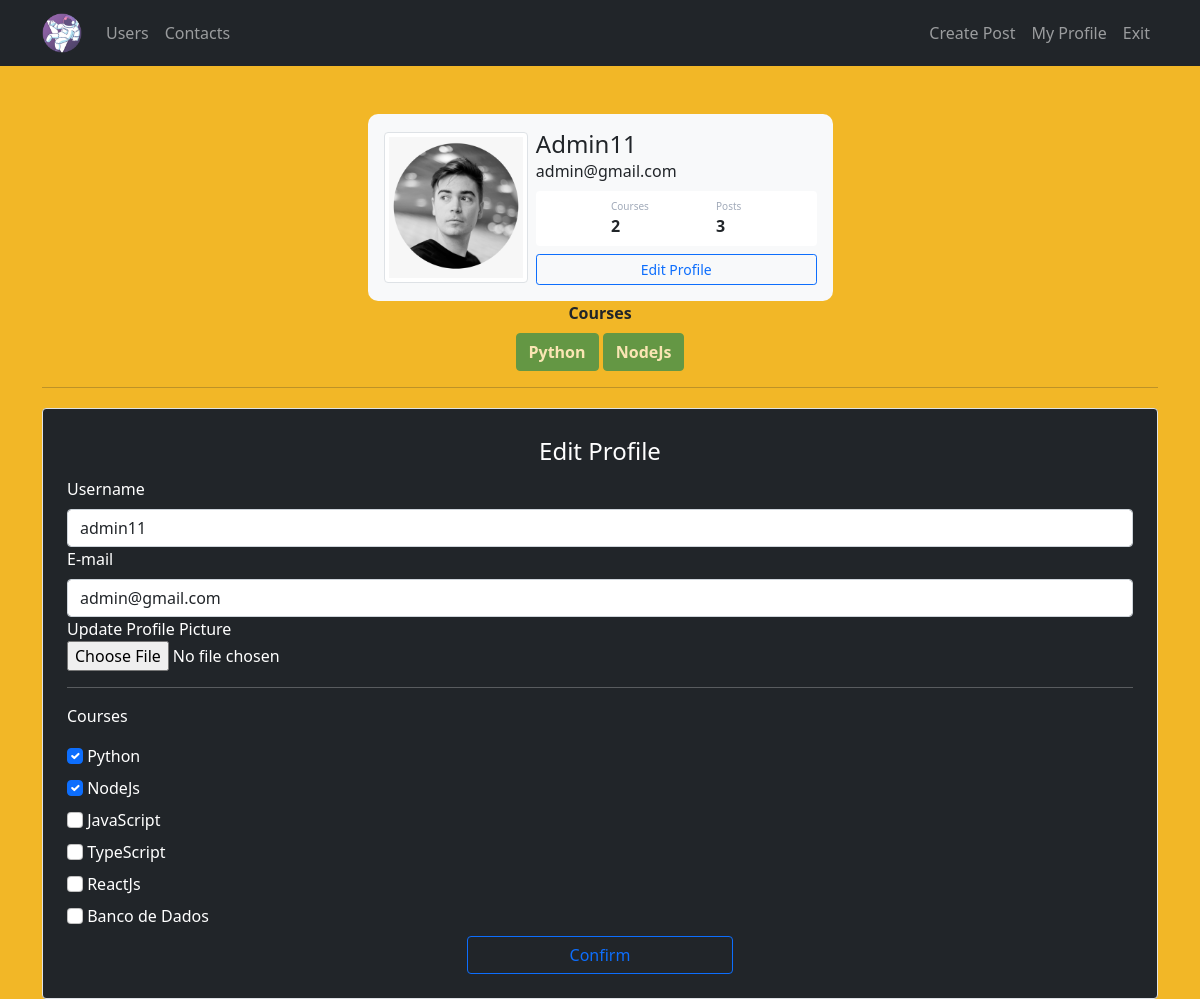
The app's page /profile/edit (signed in) with its own data.
### site_web/models.py (models this page shows)
class User(database.Model, UserMixin):
    id = database.Column(database.Integer, primary_key=True)
    username = database.Column(database.String, nullable=False)
    email = database.Column(database.String, nullable=False, unique=True)
    password = database.Column(database.String, nullable=False)
    profile_picture = database.Column(database.String, default='default.jpg')
    courses = database.Column(database.String, nullable=False, default='Not Informed')
    posts = database.relationship('Post', backref='author', lazy=True)
    def count_post(self):
        return len(self.posts)

### site_web/routes.py (the view)
@app.route("/profile/edit", methods=['GET', 'POST'])
@login_required
def edit_profile():
    form = FormEditProfile()
    if form.validate_on_submit():
        current_user.email = form.email.data
        current_user.username = form.username.data
        if form.profile_picture.data:
            name_image = save_image(form.profile_picture.data)
            current_user.profile_picture = name_image
        current_user.courses = update_courses(form)
        database.session.commit()
        flash("Profile Successfully Updated", "alert-success")
        return redirect(url_for('profile'))
    elif request.method == 'GET': # Mostra as informações já no campo
        form.email.data = current_user.email
        form.username.data = current_user.username
        for field in form:
            if 'course_' in field.name:
                if field.label.text in current_user.courses:
                    field.data = True
    profile_picture = url_for('static', filename=f'media/{current_user.profile_picture}')
    return render_template("edit_profile.html", profile_picture=profile_picture, form=form)

### site_web/forms.py (shortened to what this page needs)
class FormEditProfile(FlaskForm):
    username = StringField("Username", validators=[DataRequired()])
    email = StringField("E-mail", validators=[DataRequired(), Email()])
    profile_picture = FileField("Update Profile Picture", validators=[FileAllowed(['jpg', 'png'])])
    course_python = BooleanField("Python")
    course_nodejs = BooleanField("NodeJs")
    course_js = BooleanField("JavaScript")
    course_ts = BooleanField("TypeScript")
    course_reactjs = BooleanField("ReactJs")
    course_banco = BooleanField("Banco de Dados")
    button_EditProfile = SubmitField("Confirm")

### site_web/models.py (called while the page is built)
@login_manager.user_loader
def load_user(id_user):
    return User.query.get(int(id_user))

### site_web/templates/edit_profile.html (shortened to what this page needs)
{% extends 'profile.html' %}
{% block edit_profile %}
<div class="container">
    <hr>
    <div class="row">
        <div class="col">
            <form action="#" method="POST" class="border p-4 mt-1 bg-dark text-white rounded" enctype="multipart/form-data">
                <legend class="text-center">Edit Profile</legend>
                <fieldset>
                    <div class="form-group">
                        {{ form.username.label(class="form-label") }}
                            {% if form.username.errors %}
                                {{ form.username(class="form-control is-invalid", placeholder="name@example.com" ) }}
                                <div class="invalid-feedback">
                                    {% for erro in form.username.errors %}
                                        {{ erro }}
                                    {% endfor %}
                                </div>
                            {% else %}
                                {{ form.username(class="form-control", placeholder="name@example.com" ) }}
                            {% endif %}
                    </div>
                    <div class="form-group">
                        {{ form.email.label(class="form-label") }}
                            {% if form.email.errors %}
                                {{ form.email(class="form-control is-invalid", placeholder="name@example.com" ) }}
                                <div class="invalid-feedback">
                                    {% for erro in form.email.errors %}
                                        {{ erro }}
                                    {% endfor %}
                                </div>
                            {% else %}
                                {{ form.email(class="form-control", placeholder="name@example.com" ) }}
                            {% endif %}
                    </div>
                    <div class="form-group">
                        {{ form.profile_picture.label}}<br>
                        {{ form.profile_picture(class="form-control-file")}}
                    </div>
                    <hr>
                    <p>Courses</p>
                    {% for field in form %}
                        {% if 'course_' in field.name %}
                            <div class="form-group mt-2">
                                {{ field(class="form-check-input") }}
                                {{ field.label(class="form-check-label") }}
                            </div>
                        {% endif %}
                    {% endfor %}
                </fieldset>
                <div class="d-grid gap-2 col-3 mx-auto mt-2">
                    {{ form.button_EditProfile(class="btn btn-outline-primary") }}
                </div>
            </form>
        </div>
    </div>
</div>
{% endblock edit_profile %}

### site_web/templates/profile.html
{% extends 'base.html' %}
{% block body %}
<div class="container mt-5 d-flex justify-content-center">
  <div class="card p-3 col-5 border-0 bg-light">
    <div class="d-flex align-items-center">
        <img src="{{ profile_picture }}" class="rounded img-thumbnail col-md-4 me-2"/>
      <div class="col">
        <h4 class="mb-0 mt-0 text-capitalize">{{ current_user.username }}</h4>
        <span>{{ current_user.email }}</span>
        <div class="p-2 mt-2 bg-white d-flex justify-content-evenly rounded">
          <div class="d-flex flex-column">
            <span class="articles">Courses</span>
              {% if 'Not Informed' in current_user.courses or current_user.courses == '' %}
              <span class="fw-bold">0</span>
            {% else %}
              <span class="fw-bold">
                {{ current_user.courses.count(';') + 1 }}
              </span>
            {% endif %}
          </div>
          <div class="d-flex flex-column">
            <span class="rating">Posts</span>
            <span class="fw-bold">{{ current_user.count_post() }}</span>
          </div>
        </div>
        <div class="mt-2">
          <a href="{{ url_for('edit_profile')}}">
            <button class="btn btn-sm btn-outline-primary w-100">
              Edit Profile
            </button>
          </a>
        </div>
      </div>
    </div>
  </div>
</div>
<div class="container">
  <div class="row justify-content-center">
    <div class="col col-4 text-center">
      <strong>Courses</strong><br />
      {% if current_user.courses %}
        {% for course in current_user.courses.split(';') %}
          <button type="button" class="btn btn-success mt-2 fw-bolder" disabled>
            {{ course }}
          </button>
        {% endfor %}
      {% else %}
        <button type="button" class="btn btn-success mt-2 fw-bolder" disabled>
        No Courses Registered :(
        </button>
      {% endif %}
    </div>
  </div>
</div>
{% block edit_profile %}
{% endblock edit_profile %}
{% endblock body %}

### site_web/static/main.css (style rules this page uses)
#color01 { background-color: #f2b727; }
.card { border-radius: 10px; }
.articles { font-size: 10px; color: #a1aab9 }
.rating { font-size: 10px; color: #a1aab9 }

### records on screen
User: username "Admin11", email "admin@gmail.com", courses "2", username "admin11"

### other values on screen
{{ current_user.count_post() }} "3"
{{ course }} "Python" "NodeJs"
{{ field.label(class="form-check-label") }} "Python" "NodeJs" "JavaScript" "TypeScript" "ReactJs" "Banco de Dados"
